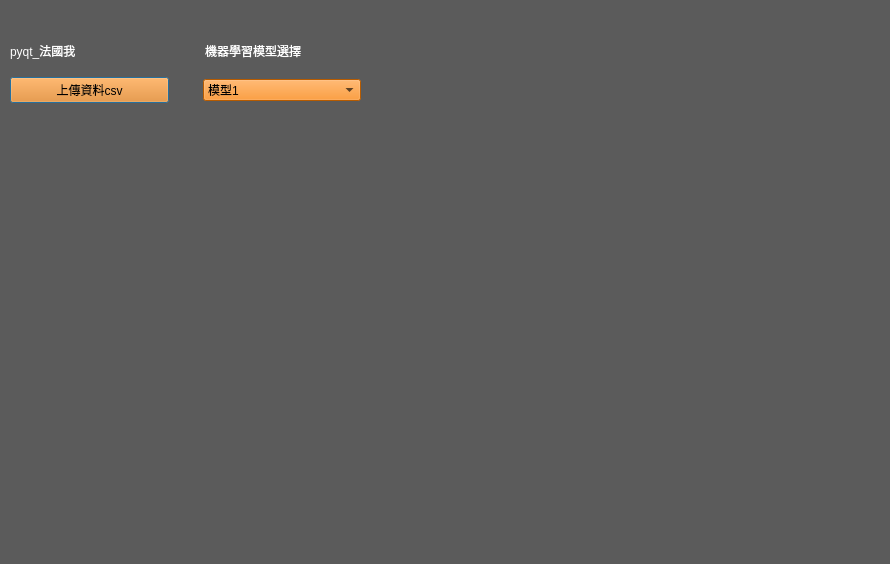
<?xml version="1.0" encoding="UTF-8"?>
<ui version="4.0">
 <class>Dialog</class>
 <widget class="QDialog" name="Dialog">
  <property name="geometry">
   <rect>
    <x>0</x>
    <y>0</y>
    <width>890</width>
    <height>564</height>
   </rect>
  </property>
  <property name="windowTitle">
   <string>Dialog</string>
  </property>
  <property name="styleSheet">
   <string notr="true">#frame
{
border-image: url(:/C:/Users/w/Desktop/logo/back.jpg);
}</string>
  </property>
  <property name="sizeGripEnabled">
   <bool>false</bool>
  </property>
  <property name="modal">
   <bool>false</bool>
  </property>
  <widget class="QWidget" name="horizontalLayoutWidget">
   <property name="geometry">
    <rect>
     <x>10</x>
     <y>70</y>
     <width>351</width>
     <height>41</height>
    </rect>
   </property>
   <layout class="QHBoxLayout" name="horizontalLayout">
    <item>
     <widget class="QPushButton" name="pushButton">
      <property name="styleSheet">
       <string notr="true">#pushButton{

background-color: 	#FF8000;


}</string>
      </property>
      <property name="text">
       <string>上傳資料csv</string>
      </property>
      <property name="default">
       <bool>false</bool>
      </property>
     </widget>
    </item>
    <item>
     <spacer name="horizontalSpacer">
      <property name="orientation">
       <enum>Qt::Horizontal</enum>
      </property>
      <property name="sizeType">
       <enum>QSizePolicy::Fixed</enum>
      </property>
      <property name="sizeHint" stdset="0">
       <size>
        <width>28</width>
        <height>26</height>
       </size>
      </property>
     </spacer>
    </item>
    <item>
     <widget class="QComboBox" name="comboBox">
      <property name="styleSheet">
       <string notr="true">#comboBox{

background-color: 	#FF8000

}</string>
      </property>
      <item>
       <property name="text">
        <string>模型1</string>
       </property>
      </item>
      <item>
       <property name="text">
        <string>模型2</string>
       </property>
      </item>
      <item>
       <property name="text">
        <string>模型3</string>
       </property>
      </item>
     </widget>
    </item>
   </layout>
  </widget>
  <widget class="QListView" name="background">
   <property name="geometry">
    <rect>
     <x>-20</x>
     <y>-20</y>
     <width>911</width>
     <height>591</height>
    </rect>
   </property>
   <property name="styleSheet">
    <string notr="true">#background{


	background-position: center;
	background-size: 200%  200%;
    background-color: #5B5B5B;


}</string>
   </property>
  </widget>
  <widget class="QWidget" name="horizontalLayoutWidget_2">
   <property name="geometry">
    <rect>
     <x>10</x>
     <y>30</y>
     <width>291</width>
     <height>41</height>
    </rect>
   </property>
   <layout class="QHBoxLayout" name="horizontalLayout_2">
    <item>
     <widget class="QLabel" name="label">
      <property name="styleSheet">
       <string notr="true">#label, #label_2{

color:white;
}</string>
      </property>
      <property name="text">
       <string>pyqt_法國我</string>
      </property>
     </widget>
    </item>
    <item>
     <spacer name="horizontalSpacer_2">
      <property name="orientation">
       <enum>Qt::Horizontal</enum>
      </property>
      <property name="sizeType">
       <enum>QSizePolicy::Expanding</enum>
      </property>
      <property name="sizeHint" stdset="0">
       <size>
        <width>178</width>
        <height>36</height>
       </size>
      </property>
     </spacer>
    </item>
    <item>
     <widget class="QLabel" name="label_2">
      <property name="styleSheet">
       <string notr="true">color:white;</string>
      </property>
      <property name="text">
       <string>機器學習模型選擇</string>
      </property>
     </widget>
    </item>
   </layout>
  </widget>
  <zorder>background</zorder>
  <zorder>horizontalLayoutWidget</zorder>
  <zorder>horizontalLayoutWidget_2</zorder>
 </widget>
 <resources>
  <include location="../../Desktop/logo/qt.qrc"/>
 </resources>
 <connections>
  <connection>
   <sender>pushButton</sender>
   <signal>clicked()</signal>
   <receiver>pushButton</receiver>
   <slot>click()</slot>
   <hints>
    <hint type="sourcelabel">
     <x>154</x>
     <y>126</y>
    </hint>
    <hint type="destinationlabel">
     <x>154</x>
     <y>126</y>
    </hint>
   </hints>
  </connection>
 </connections>
</ui>
